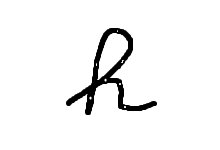
#> input picture code/rpi4/doc_progs/open_close/to_open.png, 220 x 150 px
$ python open_close.py
#> lines starting #> are read from the running program, lines starting #| are printed output that depends on the picture
import cv2
import numpy as np

img_open = cv2.imread("to_open.png")
#> img_open is the input picture: shape (150, 220, 3); min 0, max 255, mean 243.5
img_close = cv2.imread("to_close.png")
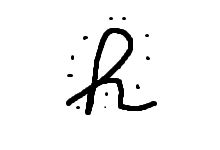
#> input picture code/rpi4/doc_progs/open_close/to_close.png, 220 x 150 px
#> img_close is the input picture: shape (150, 220, 3); min 0, max 255, mean 242.4
kernel = cv2.getStructuringElement(cv2.MORPH_RECT, (4, 4))

opened_img = cv2.morphologyEx(img_open, cv2.MORPH_OPEN, kernel, iterations=1)
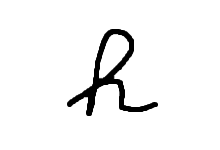
#> opened_img: shape (150, 220, 3); min 0, max 255, mean 243.1
closed_img = cv2.morphologyEx(img_close, cv2.MORPH_CLOSE, kernel, iterations=1)

cv2.imwrite("to_open_opened.png", opened_img)
cv2.imwrite("to_close_closed.png", closed_img)
